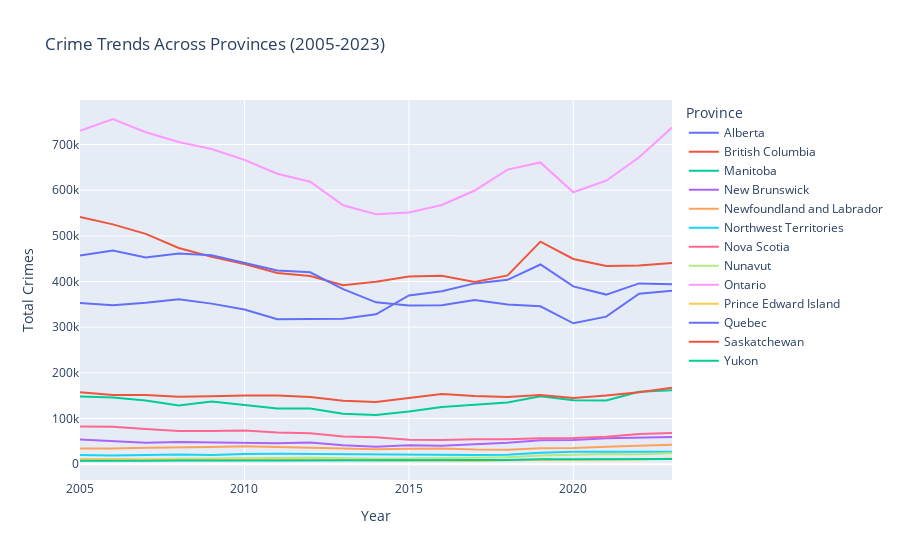

Here is the notebook cell this chart was saved with:
### Markdown cell above
#### Visualization 2 - Line Chart: Crime Trends Over Time (2005-2023)

### Code cell
#Grouping by Year and Province, and summing the crimes for each combination
CrimeTrends = ProvinceLevelViolationType.groupby(['Year', 'Province'], as_index=False)['VALUE'].sum()

#Creating a line chart to visualize crime trends over the years for each province
fig = px.line(CrimeTrends, 
              x="Year", 
              y="VALUE", 
              color="Province",
              title="Crime Trends Across Provinces (2005-2023)",
              labels={"VALUE": "Total Crimes", "Year": "Year", "Province": "Province"})

fig.show()

### Figure 1 — Plotly figure (JSON) as saved in the notebook; plotly's stock layout.template omitted (floating-point values rounded to 4 significant figures)
{"data": [{"hovertemplate": "Province=Alberta<br>Year=%{x}<br>Total Crimes=%{y}<extra></extra>", "legendgroup": "Alberta", "line": {"color": "#636efa", "dash": "solid"}, "marker": {"symbol": "circle"}, "mode": "lines", "name": "Alberta", "orientation": "v", "showlegend": true, "type": "scatter", "x": [2005, 2006, 2007, 2008, 2009, 2010, 2011, 2012, 2013, 2014, 2015, 2016, 2017, 2018, 2019, 2020, 2021, 2022, 2023], "xaxis": "x", "y": [353060, 348036, 353358, 361213, 351582, 338660, 317298, 318356, 318310, 328090, 369546, 378735, 395914, 403702, 437332, 389278, 371371, 395839, 393768], "yaxis": "y"}, {"hovertemplate": "Province=British Columbia<br>Year=%{x}<br>Total Crimes=%{y}<extra></extra>", "legendgroup": "British Columbia", "line": {"color": "#EF553B", "dash": "solid"}, "marker": {"symbol": "circle"}, "mode": "lines", "name": "British Columbia", "orientation": "v", "showlegend": true, "type": "scatter", "x": [2005, 2006, 2007, 2008, 2009, 2010, 2011, 2012, 2013, 2014, 2015, 2016, 2017, 2018, 2019, 2020, 2021, 2022, 2023], "xaxis": "x", "y": [541573, 525127, 504306, 473466, 454075, 438298, 418763, 411975, 391767, 399707, 411156, 412478, 398788, 413412, 487404, 449341, 433994, 435267, 440758], "yaxis": "y"}, {"hovertemplate": "Province=Manitoba<br>Year=%{x}<br>Total Crimes=%{y}<extra></extra>", "legendgroup": "Manitoba", "line": {"color": "#00cc96", "dash": "solid"}, "marker": {"symbol": "circle"}, "mode": "lines", "name": "Manitoba", "orientation": "v", "showlegend": true, "type": "scatter", "x": [2005, 2006, 2007, 2008, 2009, 2010, 2011, 2012, 2013, 2014, 2015, 2016, 2017, 2018, 2019, 2020, 2021, 2022, 2023], "xaxis": "x", "y": [148186, 145847, 139145, 128193, 137283, 130027, 121719, 121815, 110361, 107589, 115343, 124946, 130250, 135260, 148783, 140059, 139205, 158342, 161770], "yaxis": "y"}, {"hovertemplate": "Province=New Brunswick<br>Year=%{x}<br>Total Crimes=%{y}<extra></extra>", "legendgroup": "New Brunswick", "line": {"color": "#ab63fa", "dash": "solid"}, "marker": {"symbol": "circle"}, "mode": "lines", "name": "New Brunswick", "orientation": "v", "showlegend": true, "type": "scatter", "x": [2005, 2006, 2007, 2008, 2009, 2010, 2011, 2012, 2013, 2014, 2015, 2016, 2017, 2018, 2019, 2020, 2021, 2022, 2023], "xaxis": "x", "y": [53781, 49970, 47018, 48594, 47975, 47735, 45809, 47498, 41384, 38280, 41575, 40276, 44106, 46647, 52457, 53094, 56940, 57617, 59703], "yaxis": "y"}, {"hovertemplate": "Province=Newfoundland and Labrador<br>Year=%{x}<br>Total Crimes=%{y}<extra></extra>", "legendgroup": "Newfoundland and Labrador", "line": {"color": "#FFA15A", "dash": "solid"}, "marker": {"symbol": "circle"}, "mode": "lines", "name": "Newfoundland and Labrador", "orientation": "v", "showlegend": true, "type": "scatter", "x": [2005, 2006, 2007, 2008, 2009, 2010, 2011, 2012, 2013, 2014, 2015, 2016, 2017, 2018, 2019, 2020, 2021, 2022, 2023], "xaxis": "x", "y": [34504, 34009, 35711, 36175, 37531, 39330, 37465, 36024, 35217, 32842, 33645, 34416, 31917, 31752, 35003, 35290, 38075, 39579, 42347], "yaxis": "y"}, {"hovertemplate": "Province=Northwest Territories<br>Year=%{x}<br>Total Crimes=%{y}<extra></extra>", "legendgroup": "Northwest Territories", "line": {"color": "#19d3f3", "dash": "solid"}, "marker": {"symbol": "circle"}, "mode": "lines", "name": "Northwest Territories", "orientation": "v", "showlegend": true, "type": "scatter", "x": [2005, 2006, 2007, 2008, 2009, 2010, 2011, 2012, 2013, 2014, 2015, 2016, 2017, 2018, 2019, 2020, 2021, 2022, 2023], "xaxis": "x", "y": [20169, 18877, 20252, 20963, 19973, 22325, 22751, 22367, 21252, 20476, 20893, 19342, 19993, 20449, 24977, 27318, 26753, 26493, 27064], "yaxis": "y"}, {"hovertemplate": "Province=Nova Scotia<br>Year=%{x}<br>Total Crimes=%{y}<extra></extra>", "legendgroup": "Nova Scotia", "line": {"color": "#FF6692", "dash": "solid"}, "marker": {"symbol": "circle"}, "mode": "lines", "name": "Nova Scotia", "orientation": "v", "showlegend": true, "type": "scatter", "x": [2005, 2006, 2007, 2008, 2009, 2010, 2011, 2012, 2013, 2014, 2015, 2016, 2017, 2018, 2019, 2020, 2021, 2022, 2023], "xaxis": "x", "y": [82494, 82046, 76904, 72608, 72705, 73827, 69357, 67485, 60490, 58688, 53637, 52700, 54459, 54492, 56956, 57484, 60082, 66025, 68112], "yaxis": "y"}, {"hovertemplate": "Province=Nunavut<br>Year=%{x}<br>Total Crimes=%{y}<extra></extra>", "legendgroup": "Nunavut", "line": {"color": "#B6E880", "dash": "solid"}, "marker": {"symbol": "circle"}, "mode": "lines", "name": "Nunavut", "orientation": "v", "showlegend": true, "type": "scatter", "x": [2005, 2006, 2007, 2008, 2009, 2010, 2011, 2012, 2013, 2014, 2015, 2016, 2017, 2018, 2019, 2020, 2021, 2022, 2023], "xaxis": "x", "y": [11100, 10180, 9999, 11770, 12830, 13683, 13488, 14079, 12271, 11768, 12582, 13287, 13859, 15293, 18982, 21122, 22023, 21476, 23816], "yaxis": "y"}, {"hovertemplate": "Province=Ontario<br>Year=%{x}<br>Total Crimes=%{y}<extra></extra>", "legendgroup": "Ontario", "line": {"color": "#FF97FF", "dash": "solid"}, "marker": {"symbol": "circle"}, "mode": "lines", "name": "Ontario", "orientation": "v", "showlegend": true, "type": "scatter", "x": [2005, 2006, 2007, 2008, 2009, 2010, 2011, 2012, 2013, 2014, 2015, 2016, 2017, 2018, 2019, 2020, 2021, 2022, 2023], "xaxis": "x", "y": [729941, 756006, 726995, 705715, 690180, 666393, 636172, 618486, 566931, 547570, 551243, 567627, 599314, 645201, 660927, 595546, 620881, 672285, 737246], "yaxis": "y"}, {"hovertemplate": "Province=Prince Edward Island<br>Year=%{x}<br>Total Crimes=%{y}<extra></extra>", "legendgroup": "Prince Edward Island", "line": {"color": "#FECB52", "dash": "solid"}, "marker": {"symbol": "circle"}, "mode": "lines", "name": "Prince Edward Island", "orientation": "v", "showlegend": true, "type": "scatter", "x": [2005, 2006, 2007, 2008, 2009, 2010, 2011, 2012, 2013, 2014, 2015, 2016, 2017, 2018, 2019, 2020, 2021, 2022, 2023], "xaxis": "x", "y": [11476, 10358, 9383, 9622, 9979, 10117, 10500, 10678, 9498, 7739, 6866, 7367, 7089, 8271, 9875, 8896, 8767, 9909, 12100], "yaxis": "y"}, {"hovertemplate": "Province=Quebec<br>Year=%{x}<br>Total Crimes=%{y}<extra></extra>", "legendgroup": "Quebec", "line": {"color": "#636efa", "dash": "solid"}, "marker": {"symbol": "circle"}, "mode": "lines", "name": "Quebec", "orientation": "v", "showlegend": true, "type": "scatter", "x": [2005, 2006, 2007, 2008, 2009, 2010, 2011, 2012, 2013, 2014, 2015, 2016, 2017, 2018, 2019, 2020, 2021, 2022, 2023], "xaxis": "x", "y": [457162, 468037, 452899, 461175, 457412, 440303, 424040, 420295, 383203, 354417, 347653, 348199, 359450, 349920, 345655, 308445, 323152, 373112, 379668], "yaxis": "y"}, {"hovertemplate": "Province=Saskatchewan<br>Year=%{x}<br>Total Crimes=%{y}<extra></extra>", "legendgroup": "Saskatchewan", "line": {"color": "#EF553B", "dash": "solid"}, "marker": {"symbol": "circle"}, "mode": "lines", "name": "Saskatchewan", "orientation": "v", "showlegend": true, "type": "scatter", "x": [2005, 2006, 2007, 2008, 2009, 2010, 2011, 2012, 2013, 2014, 2015, 2016, 2017, 2018, 2019, 2020, 2021, 2022, 2023], "xaxis": "x", "y": [157644, 151456, 151275, 147534, 148574, 150451, 150574, 147209, 138600, 136028, 144820, 153479, 149351, 147141, 151199, 144650, 150602, 157270, 167250], "yaxis": "y"}, {"hovertemplate": "Province=Yukon<br>Year=%{x}<br>Total Crimes=%{y}<extra></extra>", "legendgroup": "Yukon", "line": {"color": "#00cc96", "dash": "solid"}, "marker": {"symbol": "circle"}, "mode": "lines", "name": "Yukon", "orientation": "v", "showlegend": true, "type": "scatter", "x": [2005, 2006, 2007, 2008, 2009, 2010, 2011, 2012, 2013, 2014, 2015, 2016, 2017, 2018, 2019, 2020, 2021, 2022, 2023], "xaxis": "x", "y": [7651, 6938, 7485, 8015, 8555, 7981, 7981, 8191, 9492, 9731, 9722, 9075, 8803, 8788, 10946, 10886, 10927, 10528, 11065], "yaxis": "y"}], "layout": {"legend": {"title": {"text": "Province"}, "tracegroupgap": 0}, "title": {"text": "Crime Trends Across Provinces (2005-2023)"}, "xaxis": {"anchor": "y", "domain": [0, 1], "title": {"text": "Year"}}, "yaxis": {"anchor": "x", "domain": [0, 1], "title": {"text": "Total Crimes"}}}}
